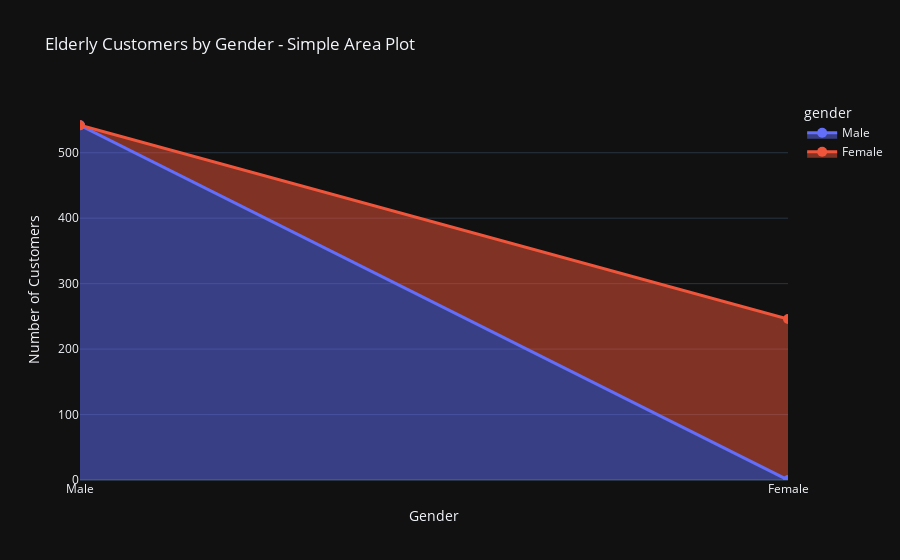

Notebook code cell kept with this figure:
### Markdown cell above
An area plot will help display the data to visualise trends and patterns.

### Code cell
fig3 = px.area(elderly_summary, 
               x='gender', 
               y='count',
               title='Elderly Customers by Gender - Simple Area Plot',
               markers=True,  # Adds dots to the area
               color='gender',  # Different colors for each gender
               template='plotly_dark')

fig3.update_traces(
    line=dict(width=3),
    marker=dict(size=10)
)

fig3.update_layout(
    xaxis_title='Gender',
    yaxis_title='Number of Customers'
)

### Figure 1 — Plotly figure (JSON) as saved in the notebook; plotly's stock layout.template omitted (floating-point values rounded to 4 significant figures)
{"data": [{"fillpattern": {"shape": ""}, "hovertemplate": "gender=%{x}<br>count=%{y}<extra></extra>", "legendgroup": "Male", "line": {"color": "#636efa", "width": 3}, "marker": {"size": 10, "symbol": "circle"}, "mode": "markers+lines", "name": "Male", "orientation": "v", "showlegend": true, "stackgroup": "1", "type": "scatter", "x": ["Male"], "xaxis": "x", "y": [542], "yaxis": "y"}, {"fillpattern": {"shape": ""}, "hovertemplate": "gender=%{x}<br>count=%{y}<extra></extra>", "legendgroup": "Female", "line": {"color": "#EF553B", "width": 3}, "marker": {"size": 10, "symbol": "circle"}, "mode": "markers+lines", "name": "Female", "orientation": "v", "showlegend": true, "stackgroup": "1", "type": "scatter", "x": ["Female"], "xaxis": "x", "y": [246], "yaxis": "y"}], "layout": {"legend": {"title": {"text": "gender"}, "tracegroupgap": 0}, "title": {"text": "Elderly Customers by Gender - Simple Area Plot"}, "xaxis": {"anchor": "y", "categoryarray": ["Male", "Female"], "categoryorder": "array", "domain": [0, 1], "title": {"text": "Gender"}}, "yaxis": {"anchor": "x", "domain": [0, 1], "title": {"text": "Number of Customers"}}}}
